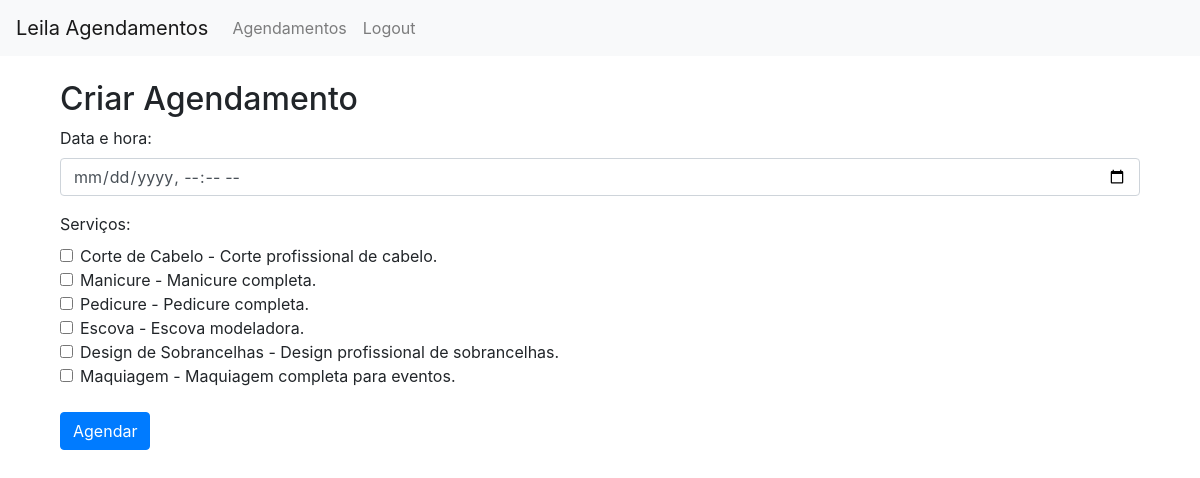
Screenshot of /agendamentos (signed in) with the database file from the repository.
### models.py (models this page shows)
class Servico(db.Model):
    id = db.Column(db.Integer, primary_key=True)
    nome = db.Column(db.String(100), nullable=False)
    preco = db.Column(db.Float, nullable=False)
    descricao = db.Column(db.Text)

### app.py (the view, shortened to what this page needs)
@app.route('/agendamentos', methods=['GET', 'POST'])
@login_required # criar agendamentos se logado
def agendamentos():
    todosClientes = Cliente.query.filter_by(is_admin = False).all()
    todosServicos = Servico.query.all() # Carregar serviços disponíveis para o formulário
    return render_template('criarAgendamento.html', servicos=todosServicos, clientes=todosClientes)

### app.py (called while the page is built)
@lm.user_loader # decorador para carregar user
def load_user(id): # pega o id para carregar user
    cliente = db.session.query(Cliente).filter_by(id=id).first()
    return cliente

### templates/criarAgendamento.html (shortened to what this page needs)
{% extends 'header.html' %}
{% block content %}
<div class="container">
    <form action="{{ url_for('agendamentos') }}" method="post">
        <h2 class="mt-4">Criar Agendamento</h2>
        <div class="form-group">
            <label for="dataHora">Data e hora: </label>
            <input type="datetime-local" id="dataHora" name="dataHora" class="form-control" required/>
        </div>
        <div class="form-group">
            <label>Serviços:</label>
            {% for servico in servicos %}
            <div class="form-check">
                <input class="form-check-input" type="checkbox"
                        name="servicos" value="{{ servico.id }}"
                        id="servicos{{ servico.id }}">
                <label class="form-check-label" for="servicos{{ servico.id }}">
                    {{ servico.nome }} - {{ servico.descricao }}
                </label>
        </div>
            {% endfor %}
        <div class="form-group mt-4">
            <input type="submit" value="Agendar" class="btn btn-primary">
        </div>
    </form>
</div>
{% endblock %}

### rows the page displays
Servico: nome "Corte de Cabelo", descricao "Corte profissional de cabelo."
Servico: nome "Manicure", descricao "Manicure completa."
Servico: nome "Pedicure", descricao "Pedicure completa."
Servico: nome "Escova", descricao "Escova modeladora."
Servico: nome "Design de Sobrancelhas", descricao "Design profissional de sobrancelhas."
Servico: nome "Maquiagem", descricao "Maquiagem completa para eventos."
